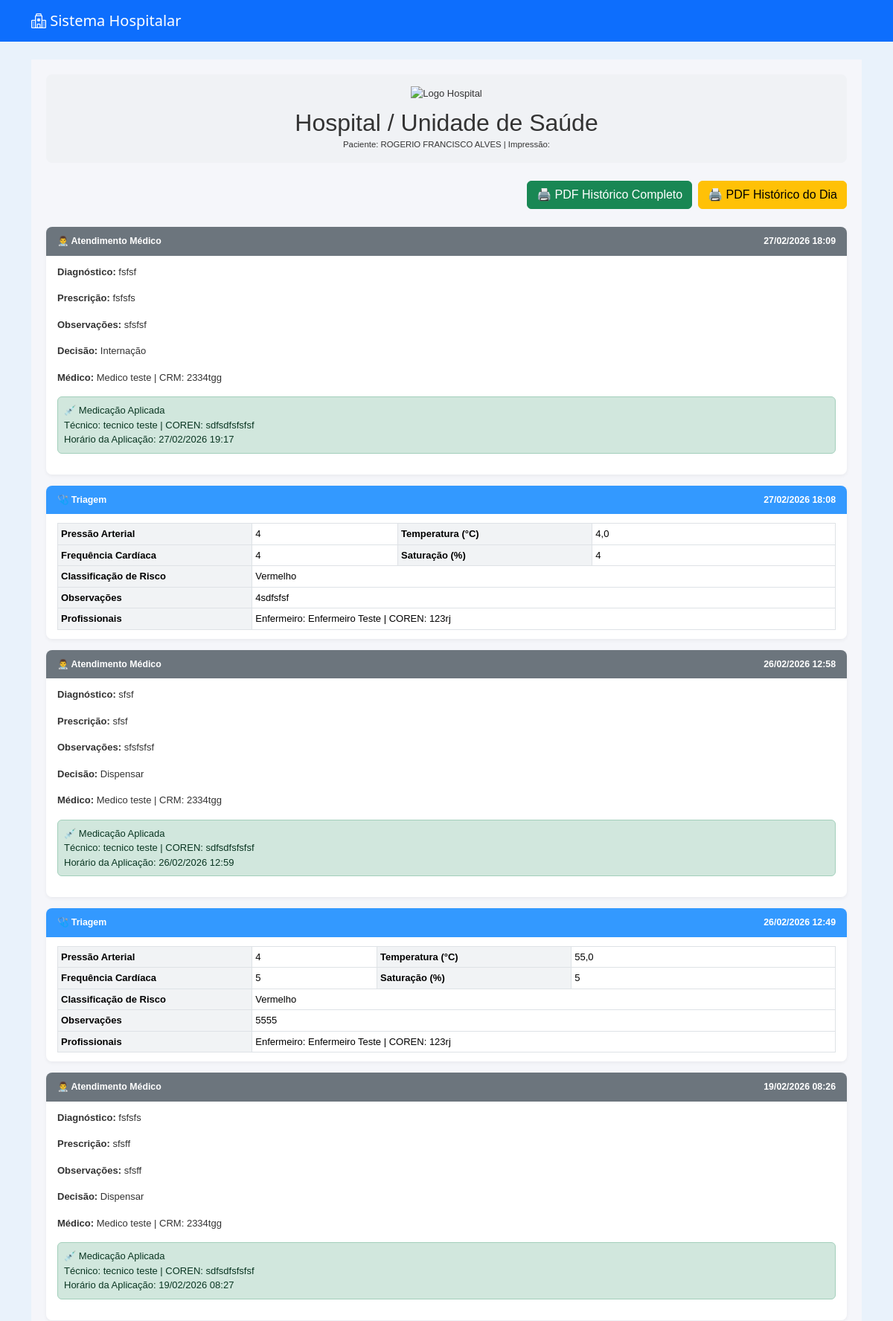
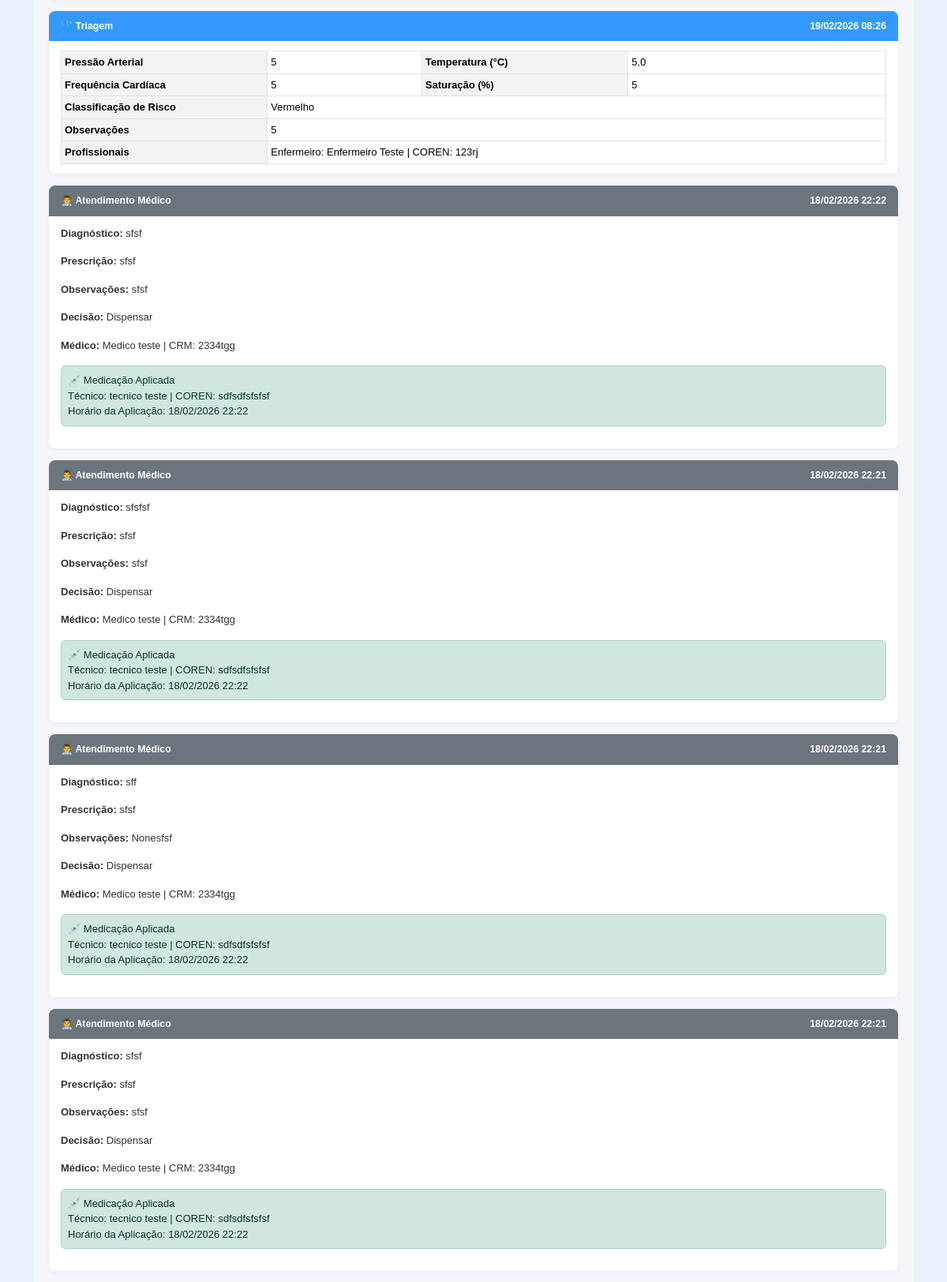
Page /pacientes/paciente/1/historico/ (signed in, upper part) on the committed database (2 pictures, top to bottom).
### pacientes/models.py (models this page shows, shortened)
class Paciente(models.Model):
    nome = models.CharField(max_length=100)
    nome_social = models.CharField(max_length=100, blank=True, null=True)
    nome_mae = models.CharField(max_length=100)
    nome_pai = models.CharField(max_length=100, blank=True, null=True)
    cpf = models.CharField(
        max_length=14,
        unique=True,
        validators=[
            RegexValidator(
                r'^\d{3}\.\d{3}\.\d{3}-\d{2}$',
                'CPF inválido! Use XXX.XXX.XXX-XX'
            )
        ]
    )
    data_nascimento = models.DateField()
    SEXO_BIOLOGICO_CHOICES = [
        ('M', 'Masculino'),
        ('F', 'Feminino'),
        ('I', 'Intersexo'),
    ]
    sexo_biologico = models.CharField(max_length=1, choices=SEXO_BIOLOGICO_CHOICES)
    identidade_genero = models.CharField(max_length=50)
    orientacao_sexual = models.CharField(max_length=50)
    NACIONALIDADE_CHOICES = [
        ('BRASILEIRA', 'Brasileira'),
        ('ARGENTINA', 'Argentina'),
        ('BOLIVIANA', 'Boliviana'),
        ('CHILENA', 'Chilena'),
        ('COLOMBIANA', 'Colombiana'),
        ('PARAGUAIA', 'Paraguaia'),
        ('PERUANA', 'Peruana'),
        ('URUGUAIA', 'Uruguaia'),
        ('VENEZUELANA', 'Venezuelana'),
        ('OUTRA', 'Outra'),
    ]
    nacionalidade = models.CharField(
        max_length=20,
        choices=NACIONALIDADE_CHOICES,
        default='BRASILEIRA'
    )
    naturalidade = models.CharField(max_length=100)
    RACA_COR_CHOICES = [
        ('BRANCA', 'Branca'),
        ('PRETA', 'Preta'),
        ('PARDA', 'Parda'),
        ('AMARELA', 'Amarela'),
        ('INDIGENA', 'Indígena'),
    ]
    raca_cor = models.CharField(max_length=10, choices=RACA_COR_CHOICES)
    ESTADO_CIVIL_CHOICES = [
        ('SOLTEIRO', 'Solteiro(a)'),
        ('CASADO', 'Casado(a)'),
        ('DIVORCIADO', 'Divorciado(a)'),
        ('VIUVO', 'Viúvo(a)'),
        ('UNIAO_ESTAVEL', 'União Estável'),
    ]
    estado_civil = models.CharField(max_length=20, choices=ESTADO_CIVIL_CHOICES)
    ESCOLARIDADE_CHOICES = [
        ('SEM_INSTRUCAO', 'Sem instrução'),
        ('FUNDAMENTAL_INCOMPLETO', 'Fundamental incompleto'),
        ('FUNDAMENTAL_COMPLETO', 'Fundamental completo'),
        ('MEDIO_INCOMPLETO', 'Médio incompleto'),
        ('MEDIO_COMPLETO', 'Médio completo'),
        ('SUPERIOR_INCOMPLETO', 'Superior incompleto'),
        ('SUPERIOR_COMPLETO', 'Superior completo'),
        ('POS_GRADUACAO', 'Pós-graduação'),
        ('MESTRADO', 'Mestrado'),
        ('DOUTORADO', 'Doutorado'),
    ]
    escolaridade = models.CharField(max_length=30, choices=ESCOLARIDADE_CHOICES)
    profissao = models.CharField(max_length=50)
    rg = models.CharField(max_length=20)
    orgao_emissor = models.CharField(max_length=10)
    UF_CHOICES = [
        ('AC','AC'), ('AL','AL'), ('AP','AP'), ('AM','AM'),
        ('BA','BA'), ('CE','CE'), ('DF','DF'), ('ES','ES'),
        ('GO','GO'), ('MA','MA'), ('MT','MT'), ('MS','MS'),
        ('MG','MG'), ('PA','PA'), ('PB','PB'), ('PR','PR'),
        ('PE','PE'), ('PI','PI'), ('RJ','RJ'), ('RN','RN'),
        ('RS','RS'), ('RO','RO'), ('RR','RR'), ('SC','SC'),
        ('SP','SP'), ('SE','SE'), ('TO','TO'),
    ]
    uf_rg = models.CharField(max_length=2, choices=UF_CHOICES)
    cep = models.CharField(
        max_length=9,
        validators=[
            RegexValidator(
                r'^\d{5}-\d{3}$',
                'CEP inválido! Use XXXXX-XXX'
            )
        ]
    )
    endereco = models.CharField(max_length=100)
    numero = models.CharField(max_length=10)
    complemento = models.CharField(max_length=50, blank=True, null=True)
    bairro = models.CharField(max_length=50)
    municipio = models.CharField(max_length=50)
    uf = models.CharField(max_length=2, choices=UF_CHOICES)
    ZONA_CHOICES = [
        ('URBANA', 'Urbana'),
        ('RURAL', 'Rural'),
    ]
    zona = models.CharField(max_length=6, choices=ZONA_CHOICES)
    telefone_fixo = models.CharField(
        max_length=15,
        blank=True,
        null=True,
        validators=[
            RegexValidator(
                r'^\(\d{2}\)\s\d{4}-\d{4}$',
                'Telefone inválido! Use (XX) XXXX-XXXX'
            )
        ]
    )
    celular = models.CharField(
        max_length=15,
        validators=[
            RegexValidator(
                r'^\(\d{2}\)\s\d{5}-\d{4}$',
                'Celular inválido! Use (XX) XXXXX-XXXX'
            )
        ]
    )
    whatsapp = models.BooleanField(default=False)
    email = models.EmailField(blank=True, null=True)
    cartao_sus = models.CharField(max_length=18, blank=True, null=True)
    criado_por = models.ForeignKey(
        User,
        on_delete=models.SET_NULL,
        null=True,
        blank=True,
        related_name='pacientes_criados'
    )
    data_criacao = models.DateTimeField(default=timezone.now, editable=False)
    data_atualizacao = models.DateTimeField(auto_now=True)

### medico/models.py (models this page shows, shortened)
class Atendimento(models.Model):
    paciente = models.ForeignKey(
        Paciente,
        on_delete=models.CASCADE
    )
    medico = models.ForeignKey(
        Usuario,
        on_delete=models.SET_NULL,  # ⚠ Melhor que CASCADE
        null=True,
        related_name="atendimentos_realizados"
    )
    triagem = models.OneToOneField(
        Triagem,
        on_delete=models.CASCADE
    )
    diagnostico = models.TextField(blank=True, null=True)
    prescricao = models.TextField(blank=True, null=True)
    observacoes = models.TextField(blank=True, null=True)
    DECISAO_CHOICES = [
        ("dispensar", "Dispensar"),
        ("medicacao", "Medicação"),
        ("internacao", "Internação"),
        ("exames", "Exames"),
    ]
    decisao = models.CharField(
        max_length=20,
        choices=DECISAO_CHOICES,
        blank=True,
        null=True
    )
    medicacao_aplicada = models.BooleanField(default=False)
    tecnico_aplicou = models.ForeignKey(
        Usuario,
        on_delete=models.SET_NULL,
        null=True,
        blank=True,
        related_name="medicacoes_aplicadas"
    )
    horario_medicacao = models.DateTimeField(
        null=True,
        blank=True
    )
    data_atendimento = models.DateTimeField(auto_now_add=True)
    finalizado = models.BooleanField(default=False)

### usuarios/models.py (models this page shows, shortened)
class Usuario(AbstractUser):
    PERFIL_CHOICES = [
        ('administrador', 'Administrador'),
        ('medico', 'Médico'),
        ('enfermeiro', 'Enfermeiro'),
        ('tecnico', 'Técnico'),
        ('recepcao', 'Recepção'),
    ]
    perfil = models.CharField(max_length=20, choices=PERFIL_CHOICES, default='recepcao')
    cpf = models.CharField("CPF", max_length=14, unique=True, blank=True, null=True)
    data_nascimento = models.DateField("Data de Nascimento", blank=True, null=True)
    telefone = models.CharField("Telefone", max_length=20, blank=True, null=True)
    endereco = models.CharField("Endereço", max_length=255, blank=True, null=True)
    cidade = models.CharField("Cidade", max_length=100, blank=True, null=True)
    estado = models.CharField("Estado", max_length=50, blank=True, null=True)
    cep = models.CharField("CEP", max_length=10, blank=True, null=True)
    crm = models.CharField("CRM", max_length=20, blank=True, null=True)
    coren = models.CharField("COREN", max_length=20, blank=True, null=True)

### triagem/models.py (models this page shows, shortened)
class Triagem(models.Model):
    RISCO_CHOICES = [
        ('Vermelho', 'Vermelho'),
        ('Laranja', 'Laranja'),
        ('Amarelo', 'Amarelo'),
        ('Verde', 'Verde'),
        ('Azul', 'Azul'),
    ]
    agendamento = models.OneToOneField(Agendamento, on_delete=models.CASCADE)
    paciente = models.ForeignKey(Paciente, on_delete=models.CASCADE)
    enfermeiro = models.ForeignKey(
        Usuario,
        on_delete=models.SET_NULL,
        null=True,
        blank=True,
        related_name="triagens_realizadas"
    )
    pressao_arterial = models.CharField(max_length=20)
    temperatura = models.DecimalField(max_digits=4, decimal_places=1)
    frequencia_cardiaca = models.IntegerField()
    saturacao = models.IntegerField()
    classificacao_risco = models.CharField(
        max_length=10,
        choices=RISCO_CHOICES,
        blank=True,
        null=True
    )
    observacoes = models.TextField(blank=True, null=True)
    atendido = models.BooleanField(default=False)
    data_triagem = models.DateTimeField(auto_now_add=True)

### pacientes/views.py (the view)
# urls.py: path('paciente/<int:paciente_id>/historico/', views.historico_paciente, name='historico_paciente'),
@login_required
def historico_paciente(request, paciente_id):
    paciente = get_object_or_404(Paciente, id=paciente_id)
    triagens = Triagem.objects.filter(
        paciente=paciente
    )
    atendimentos = Atendimento.objects.filter(
        paciente=paciente
    )
    historico = []
    for t in triagens:
        historico.append({
            'tipo': 'triagem',
            'data': t.data_triagem,
            'obj': t
        })
    for a in atendimentos:
        historico.append({
            'tipo': 'atendimento',
            'data': a.data_atendimento,  # ajuste se o nome for diferente
            'obj': a
        })
    historico.sort(key=lambda x: x['data'], reverse=True)
    return render(request, 'pacientes/historico.html', {
        'paciente': paciente,
        'historico': historico,
    })

### pacientes/templates/pacientes/historico.html (shortened to what this page needs)
{% extends 'usuarios/base.html' %}
{% block content %}
<div class="pdf-container">
    <div class="pdf-header text-center mb-4 p-3" style="background-color:#f0f2f5; border-radius:8px;">
        <img src="#" alt="Logo Hospital" style="height:60px; margin-bottom:10px;">
        <h2 style="margin:0;">Hospital / Unidade de Saúde</h2>
        <small>Paciente: {{ paciente.nome }} | Impressão: {{ now|date:"d/m/Y H:i" }}</small>
    </div>
    <div class="d-flex justify-content-end mb-4">
        <a href="{% url 'imprimir_historico_pdf' paciente.id %}" target="_blank" class="btn btn-success me-2">
            🖨️ PDF Histórico Completo
        </a>
        <a href="{% url 'imprimir_historico_dia_pdf' paciente.id %}" target="_blank" class="btn btn-warning">
            🖨️ PDF Histórico do Dia
        </a>
    </div>
    {% if historico %}
        {% for item in historico %}
            <div class="history-section {% if item.tipo == 'triagem' %}triagem{% else %}atendimento{% endif %}">
                <div class="section-header">
                    <div>
                        {% if item.tipo == 'triagem' %}🩺 Triagem{% else %}👨‍⚕️ Atendimento Médico{% endif %}
                    </div>
                    <div>{{ item.data|date:"d/m/Y H:i" }}</div>
                </div>
                <div class="section-body">
                    {% if item.tipo == 'triagem' %}
                        <table class="table table-sm table-bordered">
                            <tbody>
                                <tr>
                                    <th>Pressão Arterial</th><td>{{ item.obj.pressao_arterial }}</td>
                                    <th>Temperatura (°C)</th><td>{{ item.obj.temperatura }}</td>
                                </tr>
                                <tr>
                                    <th>Frequência Cardíaca</th><td>{{ item.obj.frequencia_cardiaca }}</td>
                                    <th>Saturação (%)</th><td>{{ item.obj.saturacao }}</td>
                                </tr>
                                <tr>
                                    <th>Classificação de Risco</th><td colspan="3">{{ item.obj.classificacao_risco }}</td>
                                </tr>
                                {% if item.obj.observacoes %}
                                <tr>
                                    <th>Observações</th><td colspan="3">{{ item.obj.observacoes }}</td>
                                </tr>
                                {% endif %}
                                {% if item.obj.enfermeiro or item.obj.tecnico_aplicou %}
                                <tr>
                                    <th>Profissionais</th>
                                    <td colspan="3">
                                        {% if item.obj.enfermeiro %}
                                            Enfermeiro: {{ item.obj.enfermeiro.get_full_name }} | COREN: {{ item.obj.enfermeiro.coren|default:"Não cadastrado" }}<br>
                                        {% endif %}
                                    </td>
                                </tr>
                                {% endif %}
                            </tbody>
                        </table>
                    {% else %}
                        {% if item.obj.diagnostico %}<p><strong>Diagnóstico:</strong> {{ item.obj.diagnostico }}</p>{% endif %}
                        {% if item.obj.prescricao %}<p><strong>Prescrição:</strong> {{ item.obj.prescricao }}</p>{% endif %}
                        {% if item.obj.observacoes %}<p><strong>Observações:</strong> {{ item.obj.observacoes }}</p>{% endif %}
                        {% if item.obj.get_decisao_display %}<p><strong>Decisão:</strong> {{ item.obj.get_decisao_display }}</p>{% endif %}
                        {% if item.obj.medico %}<p><strong>Médico:</strong> {{ item.obj.medico.get_full_name }} | CRM: {{ item.obj.medico.crm|default:"Não cadastrado" }}</p>{% endif %}
                        {% if item.obj.medicacao_aplicada %}
                            <div class="alert alert-success p-2">
                                💉 Medicação Aplicada<br>
                                {% if item.obj.tecnico_aplicou %}
                                    Técnico: {{ item.obj.tecnico_aplicou.get_full_name }} | COREN: {{ item.obj.tecnico_aplicou.coren|default:"Não cadastrado" }}<br>
                                {% endif %}
                                {% if item.obj.horario_medicacao %}
                                    Horário da Aplicação: {{ item.obj.horario_medicacao|date:"d/m/Y H:i" }}
                                {% endif %}
                            </div>
                        {% else %}
                            <span class="badge badge-warning">Medicação Pendente</span>
                        {% endif %}
                    {% endif %}
                </div>
            </div>
        {% endfor %}
    {% else %}
        <div class="alert alert-info">Nenhum histórico encontrado.</div>
    {% endif %}
</div>
{% endblock %}

### usuarios/templates/usuarios/base.html (style rules this page uses)
body { background-color: #e9f2fb; }

### pacientes/templates/pacientes/historico.html (style rules this page uses)
.pdf-container { font-family: "Arial", sans-serif; font-size: 13px; color: #333; padding: 20px; background-color: #f5f6fa; }
.history-section { border-radius: 8px; margin-bottom: 15px; overflow: hidden; box-shadow: 0 2px 5px rgba(0,0,0,0.05); }
.section-header { padding: 10px 15px; display: flex; justify-content: space-between; align-items: center; font-weight: bold; color: #fff; font-size: 0.95em; }
.triagem .section-header { background-color: #3399ff; }
.atendimento .section-header { background-color: #6c757d; }
.section-body { background-color: #ffffff; padding: 12px 15px; line-height: 1.5; }
.table { margin-bottom:0; }
.table th { background-color:#f1f3f5; width:25%; }

### rows in the picture
Paciente: nome "ROGERIO FRANCISCO ALVES"
Atendimento: shows "👨‍⚕️ Atendimento Médico", data "27/02/2026 18:09", obj.diagnostico "fsfsf", obj.prescricao "fsfsfs", obj.observacoes "sfsfsf", obj.decisao "Internação", obj.medico.get_full_name "Medico teste", obj.medico.crm "2334tgg", obj.tecnico_aplicou.get_full_name "tecnico teste", obj.tecnico_aplicou.coren "sdfsdfsfsfsf", obj.horario_medicacao "27/02/2026 19:17"
Triagem: shows "🩺 Triagem", data "27/02/2026 18:08", obj.pressao_arterial "4", obj.temperatura "4,0", obj.frequencia_cardiaca "4", obj.saturacao "4", obj.classificacao_risco "Vermelho", obj.observacoes "4sdfsfsf", obj.enfermeiro.get_full_name "Enfermeiro Teste", obj.enfermeiro.coren "123rj"
Atendimento: shows "👨‍⚕️ Atendimento Médico", data "26/02/2026 12:58", obj.diagnostico "sfsf", obj.prescricao "sfsf", obj.observacoes "sfsfsfsf", obj.decisao "Dispensar", obj.medico.get_full_name "Medico teste", obj.medico.crm "2334tgg", obj.tecnico_aplicou.get_full_name "tecnico teste", obj.tecnico_aplicou.coren "sdfsdfsfsfsf", obj.horario_medicacao "26/02/2026 12:59"
Triagem: shows "🩺 Triagem", data "26/02/2026 12:49", obj.pressao_arterial "4", obj.temperatura "55,0", obj.frequencia_cardiaca "5", obj.saturacao "5", obj.classificacao_risco "Vermelho", obj.observacoes "5555", obj.enfermeiro.get_full_name "Enfermeiro Teste", obj.enfermeiro.coren "123rj"
Atendimento: shows "👨‍⚕️ Atendimento Médico", data "19/02/2026 08:26", obj.diagnostico "fsfsfs", obj.prescricao "sfsff", obj.observacoes "sfsff", obj.decisao "Dispensar", obj.medico.get_full_name "Medico teste", obj.medico.crm "2334tgg", obj.tecnico_aplicou.get_full_name "tecnico teste", obj.tecnico_aplicou.coren "sdfsdfsfsfsf", obj.horario_medicacao "19/02/2026 08:27"
Triagem: shows "🩺 Triagem", data "19/02/2026 08:26", obj.pressao_arterial "5", obj.temperatura "5,0", obj.frequencia_cardiaca "5", obj.saturacao "5", obj.classificacao_risco "Vermelho", obj.observacoes "5", obj.enfermeiro.get_full_name "Enfermeiro Teste", obj.enfermeiro.coren "123rj"
Atendimento: shows "👨‍⚕️ Atendimento Médico", data "18/02/2026 22:22", obj.diagnostico "sfsf", obj.prescricao "sfsf", obj.observacoes "sfsf", obj.decisao "Dispensar", obj.medico.get_full_name "Medico teste", obj.medico.crm "2334tgg", obj.tecnico_aplicou.get_full_name "tecnico teste", obj.tecnico_aplicou.coren "sdfsdfsfsfsf", obj.horario_medicacao "18/02/2026 22:22"
Atendimento: shows "👨‍⚕️ Atendimento Médico", data "18/02/2026 22:21", obj.diagnostico "sfsfsf", obj.prescricao "sfsf", obj.observacoes "sfsf", obj.decisao "Dispensar", obj.medico.get_full_name "Medico teste", obj.medico.crm "2334tgg", obj.tecnico_aplicou.get_full_name "tecnico teste", obj.tecnico_aplicou.coren "sdfsdfsfsfsf", obj.horario_medicacao "18/02/2026 22:22"
Atendimento: shows "👨‍⚕️ Atendimento Médico", data "18/02/2026 22:21", obj.diagnostico "sff", obj.prescricao "sfsf", obj.observacoes "Nonesfsf", obj.decisao "Dispensar", obj.medico.get_full_name "Medico teste", obj.medico.crm "2334tgg", obj.tecnico_aplicou.get_full_name "tecnico teste", obj.tecnico_aplicou.coren "sdfsdfsfsfsf", obj.horario_medicacao "18/02/2026 22:22"
Atendimento: shows "👨‍⚕️ Atendimento Médico", data "18/02/2026 22:21", obj.diagnostico "sfsf", obj.prescricao "sfsf", obj.observacoes "sfsf", obj.decisao "Dispensar", obj.medico.get_full_name "Medico teste", obj.medico.crm "2334tgg", obj.tecnico_aplicou.get_full_name "tecnico teste", obj.tecnico_aplicou.coren "sdfsdfsfsfsf", obj.horario_medicacao "18/02/2026 22:22"
